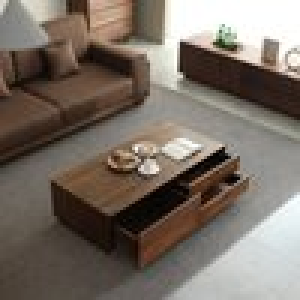
#> input picture backend/uploads/products/061b3057-e53b-4083-bddb-7d69f0bb4902/6ecdf333-dc4b-4704-87eb-6f46a1cd8bab.jpg, 100 x 100 px (shown 3 times larger)
$ python -i gemini_service.py   (imports and definitions only)
#> lines starting #> are read from the running program, lines starting #| are printed output that depends on the picture
"""
Gemini Service - Google Gemini API integration for multimodal analysis
Uses free tier: Gemini 2.0 Flash-Lite (30 RPM, 1M TPM, 1.5K RPD)
"""
import google.generativeai as genai
import os
from typing import List, Dict, Any
import base64
from io import BytesIO
from PIL import Image
import json


class GeminiService:
    """
    Service for interacting with Google Gemini API
    Uses free tier model: gemini-2.0-flash-lite
    """

    def __init__(self):
        api_key = os.getenv("GEMINI_API_KEY")
        if not api_key:
            raise ValueError("GEMINI_API_KEY environment variable is required")

        genai.configure(api_key=api_key)

        # Use free tier model: gemini-2.0-flash-lite
        # Free tier limits: 30 RPM, 1M TPM, 1.5K RPD
        self.model = genai.GenerativeModel('gemini-2.0-flash-lite')

    # [157 lines left out: functions analyze_product_images, _create_analysis_prompt, _parse_gemini_response, not called in this run]

>>> import cv2
>>> picture = cv2.imread('../../../backend/uploads/products/061b3057-e53b-4083-bddb-7d69f0bb4902/6ecdf333-dc4b-4704-87eb-6f46a1cd8bab.jpg', cv2.IMREAD_GRAYSCALE)
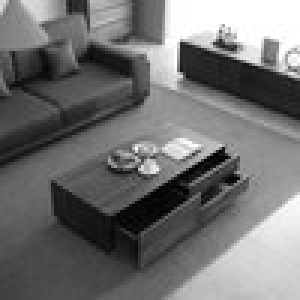
#> picture: shape (100, 100) (shown 3 times larger); min 0, max 255, mean 113.5
#> (the run stopped early here; a loop or call above may not have finished)
